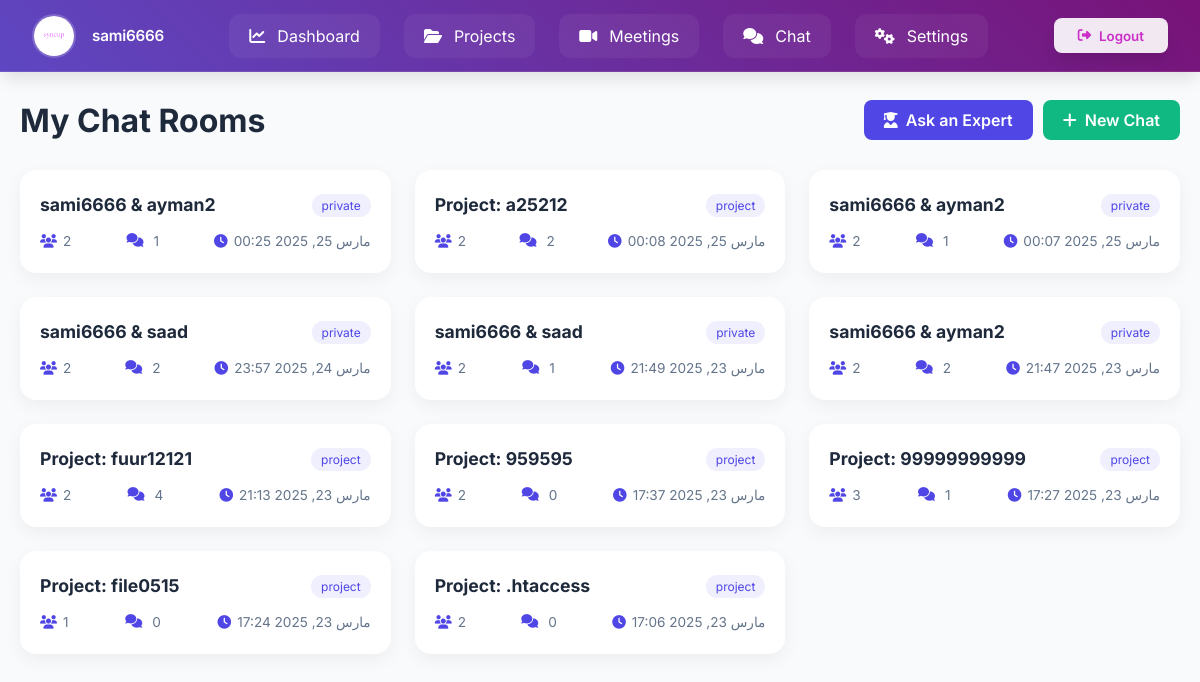
The app's page /chat/ (signed in) with its own data.
### users/models.py (models this page shows, shortened)
class CustomUser(AbstractUser):
    phone_regex = RegexValidator(
        regex=r'^05\d{8}$',
        message="رقم الجوال يجب أن يبدأ بـ 05 ويحتوي على 10 أرقام فقط."
    )
    phone_number = models.CharField(
        max_length=10,
        unique=True,
        validators=[phone_regex],
        help_text="رقم الجوال يجب أن يبدأ بـ 05 ويكون مكونًا من 10 أرقام."
    )
    ROLE_CHOICES = [
        ('member', 'Member'),  # العضو العادي
        ('expert', 'Expert')   # الخبير
    ]
    role = models.CharField(
    max_length=10,
    choices=ROLE_CHOICES,
    default='member'
    )
    profile_image = models.ImageField(
    upload_to='profile_pics/',
    default='profile_pics/p.png',  # تعيين صورة افتراضية عند إنشاء الحساب
    blank=True,
    null=True
    )
    groups = models.ManyToManyField(
        'auth.Group',
        related_name='custom_user_groups',
        blank=True
    )
    user_permissions = models.ManyToManyField(
        'auth.Permission',
        related_name='custom_user_permissions',
        blank=True
    )

### chat/models.py (models this page shows, shortened)
class ChatRoom(models.Model):
    ROOM_TYPES = [
        ('project', 'Project Chat'),
        ('private', 'Private Chat'),
        ('public', 'Public Chat'),
        ('expert', 'Expert Chat'),
    ]
    room_type = models.CharField(max_length=20, choices=ROOM_TYPES)
    name = models.CharField(max_length=255, blank=True, null=True)  # اسم وصفي اختياري
    project = models.ForeignKey(Project, on_delete=models.CASCADE, null=True, blank=True)
    participants = models.ManyToManyField(CustomUser, related_name='chat_rooms')
    created_at = models.DateTimeField(auto_now_add=True)

### chat/views.py (the view)
# urls.py: path('', chat_list, name='chat_list'),
@login_required
def chat_list(request):
    chats = ChatRoom.objects.filter(participants=request.user).annotate(
        unread_count=Count(
            'messages',
            filter=Q(messages__is_read=False) & ~Q(messages__sender=request.user)
        )
    ).order_by('-created_at')
    return render(request, 'chat_list.html', {'chats': chats})

### templates/chat_list.html (shortened to what this page needs)
<!DOCTYPE html>
<html lang="en">
<head>
  <link rel="stylesheet" href="https://cdnjs.cloudflare.com/ajax/libs/font-awesome/6.4.0/css/all.min.css" />
</head>
<body>
  {% include 'navbar.html' %}
  <div class="container">
    <div class="header">
      <h1>My Chat Rooms</h1>
      <div class="actions">
        <a href="{% url 'expert_page' %}" class="btn btn-expert">
          <i class="fas fa-user-graduate"></i> Ask an Expert
        </a>
        <a href="{% url 'start_private_chat' %}" class="btn btn-user">
          <i class="fas fa-plus"></i> New Chat
        </a>
      </div>
    </div>
    <div class="chat-grid">
      {% for chat in chats %}
      <a href="{% url 'chat_detail' chat.id %}" class="chat-link">
        <div class="chat-card">
          <div class="chat-header">
            <div class="chat-title">{{ chat.name|default:"Unnamed Chat" }}</div>
            <div class="chat-type">{{ chat.room_type }}</div>
          </div>
          <div class="chat-meta">
            <span><i class="fas fa-users"></i>{{ chat.participants.count }}</span>
            <span class="message-count">
              <i class="fas fa-comments"></i>{{ chat.messages.count }}
            </span>
            <span><i class="fas fa-clock"></i>{{ chat.created_at|date:"F d, Y H:i" }}</span>
          </div>
        </div>
      </a>
      {% empty %}
      <div class="chat-card">
        <p style="text-align:center; color: var(--subtle);">No active chat rooms. Start a new one!</p>
      </div>
      {% endfor %}
    </div>
  </div>
</body>
</html>

### templates/navbar.html (shortened to what this page needs)
<!DOCTYPE html>
<html lang="en">
<head>
    <link rel="stylesheet" href="https://cdnjs.cloudflare.com/ajax/libs/font-awesome/6.4.2/css/all.min.css">
</head>
<body>
    <nav class="navbar">
        <div class="profile">
            <img src="{{ user.profile_image.url }}"
                 class="profile__image"
                 onerror="this.onerror=null; this.src='/media/profile_pics/p.png';"
                 alt="User profile">
            <span class="profile__name">{{ user.username }}</span>
        </div>
        <div class="nav-links">
            <a href="{% url 'dashboard' %}" class="nav-link">
                <i class="fas fa-chart-line"></i>
                <span>Dashboard</span>
            </a>
            <a href="{% url 'projects_list' %}" class="nav-link">
                <i class="fas fa-folder-open"></i>
                <span>Projects</span>
            </a>
            <a href="{% url 'meeting_list' %}" class="nav-link">
                <i class="fas fa-video"></i>
                <span>Meetings</span>
            </a>
            <a href="{% url 'chat_list' %}" class="nav-link">
                <i class="fas fa-comments"></i>
                <span>Chat</span>
            </a>
            <a href="{% url 'settings' %}" class="nav-link">
                <i class="fas fa-cogs"></i>
                <span>Settings</span>
            </a>
        </div>
        <form id="logout-form" action="{% url 'logout' %}" method="post">
            <button type="submit" class="logout">
                <i class="fas fa-sign-out-alt"></i>
                <span class="logout__text">Logout</span>
            </button>
        </form>
    </nav>
</body>
</html>

### templates/chat_list.html (style rules this page uses)
:root { --primary: #4f46e5; --secondary: #10b981; --danger: #ef4444; --bg: #f1f5f9; --white: #ffffff; --text: #1e293b; --subtle: #64748b; }
body { margin: 0; font-family: 'Inter', sans-serif; background: var(--bg); }
.container { max-width: 1200px; margin: auto; padding: 100px 20px 40px; }
.header { display: flex; justify-content: space-between; align-items: center; margin-bottom: 30px; flex-wrap: wrap; gap: 16px; }
.header h1 { font-size: 2rem; font-weight: 700; color: var(--text); margin: 0; }
.actions { display: flex; gap: 10px; flex-wrap: wrap; }
.btn { padding: 10px 20px; border-radius: 8px; font-weight: 600; color: white; text-decoration: none; display: flex; align-items: center; gap: 8px; white-space: nowrap; }
.btn-expert { background: var(--primary); }
.btn-user { background: var(--secondary); }
.chat-grid { display: grid; grid-template-columns: repeat(auto-fit, minmax(320px, 1fr)); gap: 24px; }
.chat-card { background: var(--white); border-radius: 16px; box-shadow: 0 6px 18px rgba(0,0,0,0.05); padding: 24px 20px; position: relative; transition: transform 0.2s ease; }
.chat-header { display: flex; justify-content: space-between; align-items: start; margin-bottom: 16px; gap: 10px; flex-wrap: wrap; }
.chat-title { font-size: 1.1rem; font-weight: 700; color: var(--text); word-break: break-word; }
.chat-type { font-size: 0.75rem; background: rgba(99,102,241,0.1); padding: 4px 10px; border-radius: 999px; color: var(--primary); }
.chat-meta { display: flex; justify-content: space-between; align-items: center; flex-wrap: wrap; gap: 10px; font-size: 0.85rem; color: var(--subtle); }
.chat-meta i { margin-right: 6px; color: var(--primary); }
.message-count { position: relative; display: inline-flex; align-items: center; gap: 4px; }
.chat-link { text-decoration: none; color: inherit; display: block; }

### templates/navbar.html (style rules this page uses)
:root { --primary-500: #9625af; --primary-600: #ca2fc7; --surface-100: #f8fafc; --surface-900: #0f172a; --text-primary: #1e293b; --text-inverse: #ffffff; --transition-default: 300ms cubic-bezier(0.4, 0, 0.2, 1); --shadow-lg: 0 10px 15px -3px rgba(0, 0, 0, 0.1); }
* { margin: 0; padding: 0; box-sizing: border-box; font-family: 'Inter', system-ui, sans-serif; }
body { background-color: var(--surface-100); color: var(--text-primary); }
.navbar { position: fixed; top: 0; left: 0; width: 100%; height: 72px; display: flex; align-items: center; justify-content: space-between; padding: 0 2rem; background: linear-gradient(45deg, #5e47c2, #781378); backdrop-filter: blur(12px); box-shadow: var(--shadow-lg); z-index: 1000; border-bottom: 1px solid rgba(255, 255, 255, 0.1); }
.profile { display: flex; align-items: center; gap: 1rem; color: var(--text-inverse); position: relative; }
.profile__image { width: 44px; height: 44px; border-radius: 50%; object-fit: cover; border: 2px solid rgba(255, 255, 255, 0.2); transition: transform var(--transition-default); }
.profile__name { font-weight: 600; font-size: 0.95rem; letter-spacing: -0.2px; }
.nav-links { display: flex; gap: 1.5rem; align-items: center; transition: transform var(--transition-default); }
.nav-link { color: var(--text-inverse); text-decoration: none; padding: 0.75rem 1.25rem; border-radius: 0.75rem; display: flex; align-items: center; gap: 0.75rem; position: relative; background: rgba(255, 255, 255, 0.05); transition: all var(--transition-default); }
.nav-link::after { content: ''; position: absolute; bottom: 0; left: 50%; width: 0; height: 2px; background: var(--text-inverse); transition: all var(--transition-default); }
.logout { background: rgba(255, 255, 255, 0.9); color: var(--primary-600); border: none; padding: 0.6rem 1.5rem; border-radius: 0.5rem; display: flex; align-items: center; gap: 0.5rem; cursor: pointer; transition: all var(--transition-default); font-weight: 600; box-shadow: var(--shadow-lg); }

### records on screen
CustomUser: profile_image (picture), username "sami6666"
ChatRoom: name "sami6666 & ayman2", room_type "private", participants.count "2", messages.count "1", created_at "مارس 25, 2025 00:25"
ChatRoom: name "Project: a25212", room_type "project", participants.count "2", messages.count "2", created_at "مارس 25, 2025 00:08"
ChatRoom: name "sami6666 & ayman2", room_type "private", participants.count "2", messages.count "1", created_at "مارس 25, 2025 00:07"
ChatRoom: name "sami6666 & saad", room_type "private", participants.count "2", messages.count "2", created_at "مارس 24, 2025 23:57"
ChatRoom: name "sami6666 & saad", room_type "private", participants.count "2", messages.count "1", created_at "مارس 23, 2025 21:49"
ChatRoom: name "sami6666 & ayman2", room_type "private", participants.count "2", messages.count "2", created_at "مارس 23, 2025 21:47"
ChatRoom: name "Project: fuur12121", room_type "project", participants.count "2", messages.count "4", created_at "مارس 23, 2025 21:13"
ChatRoom: name "Project: 959595", room_type "project", participants.count "2", messages.count "0", created_at "مارس 23, 2025 17:37"
ChatRoom: name "Project: 99999999999", room_type "project", participants.count "3", messages.count "1", created_at "مارس 23, 2025 17:27"
ChatRoom: name "Project: file0515", room_type "project", participants.count "1", messages.count "0", created_at "مارس 23, 2025 17:24"
ChatRoom: name "Project: .htaccess", room_type "project", participants.count "2", messages.count "0", created_at "مارس 23, 2025 17:06"
